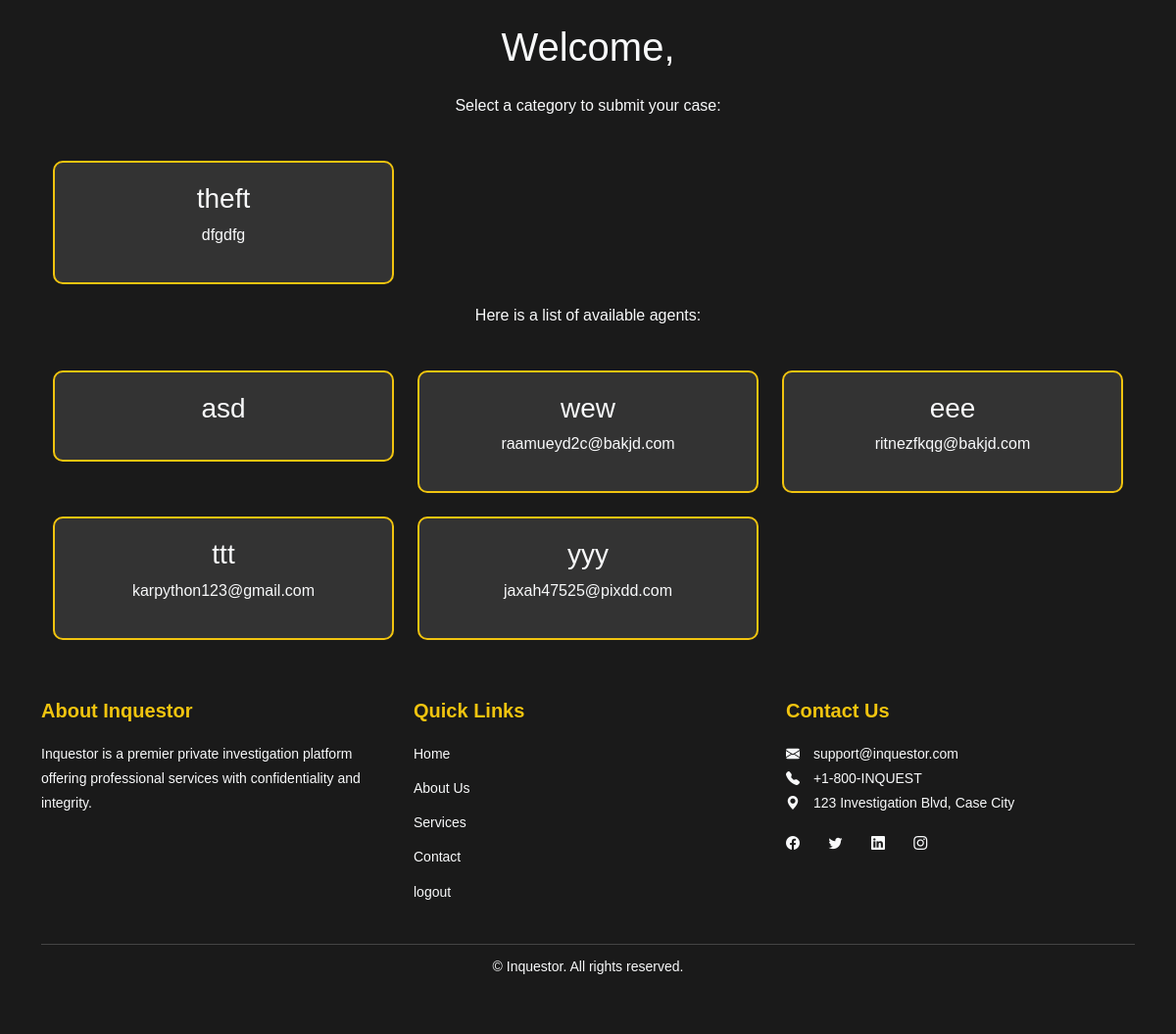
Before: /user with the older database file.
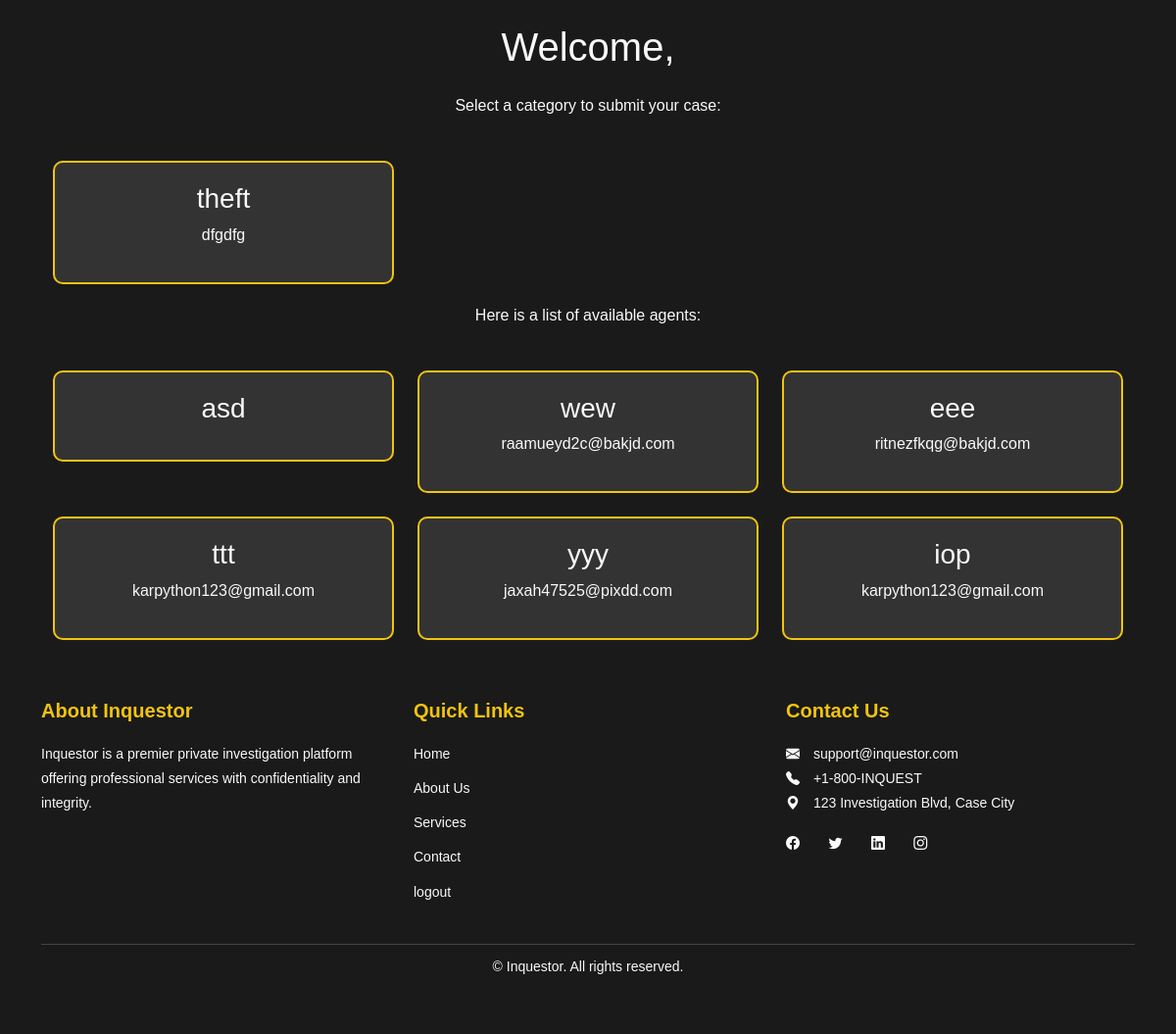
After: the same page with the newer database file.
### agent/models.py (models this page shows)
class CaseCategory(models.Model):
    c_name = models.CharField(max_length=100, unique=True)
    description = models.TextField(blank=True)

class Agent(models.Model):
    user = models.ForeignKey(User, on_delete=models.CASCADE)
    phone = models.CharField(max_length=15, blank=True)
    address = models.TextField(blank=True)
    is_active = models.BooleanField(default=True)

### agent/views.py (the view)
# urls.py: path('user', views.user_home, name='user_home'),
def user_home(req):
    categories = CaseCategory.objects.all()
    agents = Agent.objects.all()
    return render(req, 'client/userhome.html', {'categories': categories,'agents': agents})

### templates/client/userhome.html (shortened to what this page needs)
<!DOCTYPE html>
<html lang="en">
<head>
    {% load static %}
    <link rel="stylesheet" href="https://cdn.jsdelivr.net/npm/bootstrap@5.3.0/dist/css/bootstrap.min.css">
    <link rel="stylesheet" href="https://cdn.jsdelivr.net/npm/bootstrap-icons/font/bootstrap-icons.css">
</head>
<body>
    <div class="container">
        <h1 class="text-center my-4">Welcome, {{ user.first_name }}</h1>
        <p class="text-center">Select a category to submit your case:</p>
        <div class="categories-container row g-4">
            {% for category in categories %}
            <div class="col-md-4">
                <div class="category-card">
                    <a href="{% url 'submit_case' category.id %}">
                        <h3>{{ category.c_name }}</h3>
                        <p>{{ category.description }}</p>
                    </a>
                </div>
            </div>
            {% endfor %}
        </div>
    </div>
    <div class="container">
        <p class="text-center">Here is a list of available agents:</p>
        <div class="agents-container row g-4">
            {% for agent in agents %}
            <div class="col-md-4">
                <div class="agent-card">
                    <a href="{% url 'agent_profile' agent.id %}">
                        <h3>{{ agent.user.username }}</h3>
                        <p>{{ agent.user.email }}</p>
                    </a>
                </div>
            </div>
            {% endfor %}
        </div>
    </div>
    <footer class="footer">
        <div class="container">
            <div class="row">
                <div class="col-md-4 footer-about">
                    <h5>About Inquestor</h5>
                    <p>Inquestor is a premier private investigation platform offering professional services with confidentiality and integrity.</p>
                </div>
                <div class="col-md-4 footer-links">
                    <h5>Quick Links</h5>
                    <ul class="list-unstyled">
                        <li><a href="#">Home</a></li>
                        <li><a href="#">About Us</a></li>
                        <li><a href="#">Services</a></li>
                        <li><a href="#">Contact</a></li>
                        <li><a href="logout/">logout</a></li>
                    </ul>
                </div>
                <div class="col-md-4 footer-contact">
                    <h5>Contact Us</h5>
                    <p>
                        <i class="bi bi-envelope-fill"></i> support@inquestor.com<br>
                        <i class="bi bi-telephone-fill"></i> +1-800-INQUEST<br>
                        <i class="bi bi-geo-alt-fill"></i> 123 Investigation Blvd, Case City
                    </p>
                    <div class="social-icons">
                        <a href="#" class="social-icon"><i class="bi bi-facebook"></i></a>
                        <a href="#" class="social-icon"><i class="bi bi-twitter"></i></a>
                        <a href="#" class="social-icon"><i class="bi bi-linkedin"></i></a>
                        <a href="#" class="social-icon"><i class="bi bi-instagram"></i></a>
                    </div>
                </div>
            </div>
            <div class="footer-bottom text-center mt-4">
                <p>&copy; {{ year }} Inquestor. All rights reserved.</p>
            </div>
        </div>
    </footer>
</body>
</html>

Changed rows visible on the page:
added Agent: user.username "iop", user.email "karpython123@gmail.com"
